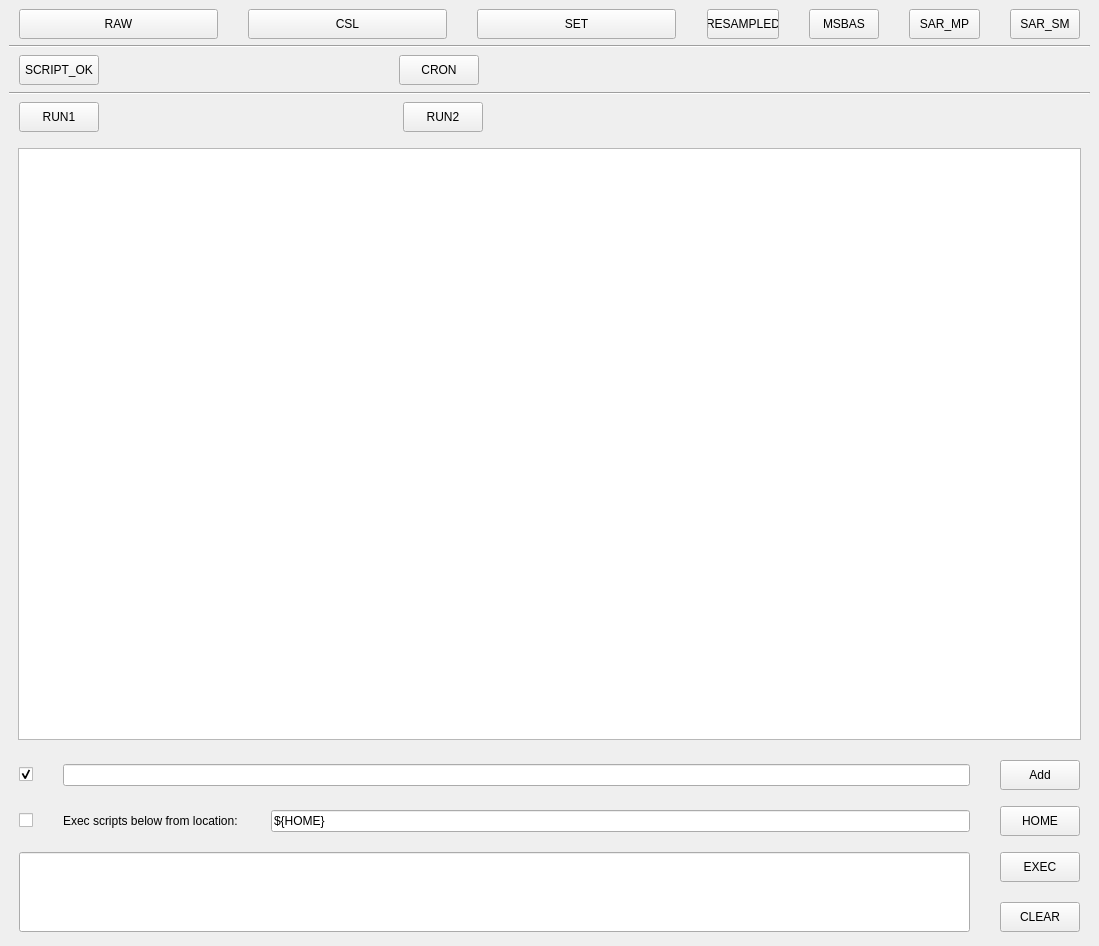
<?xml version="1.0" encoding="UTF-8"?>
<ui version="4.0">
 <class>MainWindow</class>
 <widget class="QMainWindow" name="MainWindow">
  <property name="geometry">
   <rect>
    <x>0</x>
    <y>0</y>
    <width>1099</width>
    <height>946</height>
   </rect>
  </property>
  <property name="windowTitle">
   <string>MainWindow</string>
  </property>
  <widget class="QWidget" name="centralWidget">
   <layout class="QVBoxLayout" name="verticalLayout_2">
    <item>
     <layout class="QHBoxLayout" name="horizontalLayout" stretch="0,0,0,0,0,0,0,0,0,0,0,0,0">
      <property name="spacing">
       <number>0</number>
      </property>
      <property name="sizeConstraint">
       <enum>QLayout::SetMaximumSize</enum>
      </property>
      <property name="leftMargin">
       <number>10</number>
      </property>
      <property name="topMargin">
       <number>0</number>
      </property>
      <property name="rightMargin">
       <number>10</number>
      </property>
      <property name="bottomMargin">
       <number>0</number>
      </property>
      <item>
       <widget class="QPushButton" name="pushButton_RAW">
        <property name="sizePolicy">
         <sizepolicy hsizetype="Minimum" vsizetype="Minimum">
          <horstretch>0</horstretch>
          <verstretch>0</verstretch>
         </sizepolicy>
        </property>
        <property name="minimumSize">
         <size>
          <width>199</width>
          <height>30</height>
         </size>
        </property>
        <property name="text">
         <string>RAW</string>
        </property>
       </widget>
      </item>
      <item>
       <spacer name="horizontalSpacer_2">
        <property name="orientation">
         <enum>Qt::Horizontal</enum>
        </property>
        <property name="sizeHint" stdset="0">
         <size>
          <width>40</width>
          <height>20</height>
         </size>
        </property>
       </spacer>
      </item>
      <item>
       <widget class="QPushButton" name="pushButton_CSL">
        <property name="sizePolicy">
         <sizepolicy hsizetype="Minimum" vsizetype="Minimum">
          <horstretch>0</horstretch>
          <verstretch>0</verstretch>
         </sizepolicy>
        </property>
        <property name="minimumSize">
         <size>
          <width>199</width>
          <height>30</height>
         </size>
        </property>
        <property name="text">
         <string>CSL</string>
        </property>
       </widget>
      </item>
      <item>
       <spacer name="horizontalSpacer_3">
        <property name="orientation">
         <enum>Qt::Horizontal</enum>
        </property>
        <property name="sizeHint" stdset="0">
         <size>
          <width>40</width>
          <height>20</height>
         </size>
        </property>
       </spacer>
      </item>
      <item>
       <widget class="QPushButton" name="pushButton_SET">
        <property name="sizePolicy">
         <sizepolicy hsizetype="Minimum" vsizetype="Minimum">
          <horstretch>0</horstretch>
          <verstretch>0</verstretch>
         </sizepolicy>
        </property>
        <property name="minimumSize">
         <size>
          <width>199</width>
          <height>30</height>
         </size>
        </property>
        <property name="text">
         <string>SET</string>
        </property>
       </widget>
      </item>
      <item>
       <spacer name="horizontalSpacer_4">
        <property name="orientation">
         <enum>Qt::Horizontal</enum>
        </property>
        <property name="sizeHint" stdset="0">
         <size>
          <width>40</width>
          <height>20</height>
         </size>
        </property>
       </spacer>
      </item>
      <item>
       <widget class="QPushButton" name="pushButton_RESAMPLED">
        <property name="sizePolicy">
         <sizepolicy hsizetype="Minimum" vsizetype="Minimum">
          <horstretch>0</horstretch>
          <verstretch>0</verstretch>
         </sizepolicy>
        </property>
        <property name="minimumSize">
         <size>
          <width>60</width>
          <height>30</height>
         </size>
        </property>
        <property name="text">
         <string>RESAMPLED</string>
        </property>
       </widget>
      </item>
      <item>
       <spacer name="horizontalSpacer_5">
        <property name="orientation">
         <enum>Qt::Horizontal</enum>
        </property>
        <property name="sizeHint" stdset="0">
         <size>
          <width>40</width>
          <height>20</height>
         </size>
        </property>
       </spacer>
      </item>
      <item>
       <widget class="QPushButton" name="pushButton_MSBAS">
        <property name="sizePolicy">
         <sizepolicy hsizetype="Minimum" vsizetype="Minimum">
          <horstretch>0</horstretch>
          <verstretch>0</verstretch>
         </sizepolicy>
        </property>
        <property name="minimumSize">
         <size>
          <width>60</width>
          <height>30</height>
         </size>
        </property>
        <property name="text">
         <string>MSBAS</string>
        </property>
       </widget>
      </item>
      <item>
       <spacer name="horizontalSpacer_6">
        <property name="orientation">
         <enum>Qt::Horizontal</enum>
        </property>
        <property name="sizeHint" stdset="0">
         <size>
          <width>40</width>
          <height>20</height>
         </size>
        </property>
       </spacer>
      </item>
      <item>
       <widget class="QPushButton" name="pushButton_SAR_MP">
        <property name="sizePolicy">
         <sizepolicy hsizetype="Minimum" vsizetype="Minimum">
          <horstretch>0</horstretch>
          <verstretch>0</verstretch>
         </sizepolicy>
        </property>
        <property name="minimumSize">
         <size>
          <width>60</width>
          <height>30</height>
         </size>
        </property>
        <property name="text">
         <string>SAR_MP</string>
        </property>
       </widget>
      </item>
      <item>
       <spacer name="horizontalSpacer">
        <property name="orientation">
         <enum>Qt::Horizontal</enum>
        </property>
        <property name="sizeHint" stdset="0">
         <size>
          <width>40</width>
          <height>20</height>
         </size>
        </property>
       </spacer>
      </item>
      <item>
       <widget class="QPushButton" name="pushButton_SAR_SM">
        <property name="sizePolicy">
         <sizepolicy hsizetype="Minimum" vsizetype="Minimum">
          <horstretch>0</horstretch>
          <verstretch>0</verstretch>
         </sizepolicy>
        </property>
        <property name="minimumSize">
         <size>
          <width>60</width>
          <height>30</height>
         </size>
        </property>
        <property name="text">
         <string>SAR_SM</string>
        </property>
       </widget>
      </item>
     </layout>
    </item>
    <item>
     <widget class="Line" name="line">
      <property name="orientation">
       <enum>Qt::Horizontal</enum>
      </property>
     </widget>
    </item>
    <item>
     <layout class="QHBoxLayout" name="horizontalLayout_8">
      <property name="spacing">
       <number>0</number>
      </property>
      <property name="leftMargin">
       <number>10</number>
      </property>
      <property name="topMargin">
       <number>1</number>
      </property>
      <property name="rightMargin">
       <number>10</number>
      </property>
      <property name="bottomMargin">
       <number>1</number>
      </property>
      <item>
       <widget class="QPushButton" name="pushButton_SCRIPT_OK">
        <property name="sizePolicy">
         <sizepolicy hsizetype="Minimum" vsizetype="Minimum">
          <horstretch>0</horstretch>
          <verstretch>0</verstretch>
         </sizepolicy>
        </property>
        <property name="minimumSize">
         <size>
          <width>60</width>
          <height>30</height>
         </size>
        </property>
        <property name="text">
         <string>SCRIPT_OK</string>
        </property>
        <property name="iconSize">
         <size>
          <width>50</width>
          <height>50</height>
         </size>
        </property>
        <property name="autoDefault">
         <bool>false</bool>
        </property>
        <property name="flat">
         <bool>false</bool>
        </property>
       </widget>
      </item>
      <item>
       <spacer name="horizontalSpacer_7">
        <property name="orientation">
         <enum>Qt::Horizontal</enum>
        </property>
        <property name="sizeHint" stdset="0">
         <size>
          <width>40</width>
          <height>20</height>
         </size>
        </property>
       </spacer>
      </item>
      <item>
       <widget class="QPushButton" name="pushButton_CRON">
        <property name="sizePolicy">
         <sizepolicy hsizetype="Minimum" vsizetype="Minimum">
          <horstretch>0</horstretch>
          <verstretch>0</verstretch>
         </sizepolicy>
        </property>
        <property name="minimumSize">
         <size>
          <width>60</width>
          <height>30</height>
         </size>
        </property>
        <property name="text">
         <string>CRON</string>
        </property>
        <property name="iconSize">
         <size>
          <width>50</width>
          <height>50</height>
         </size>
        </property>
        <property name="autoDefault">
         <bool>false</bool>
        </property>
        <property name="flat">
         <bool>false</bool>
        </property>
       </widget>
      </item>
      <item>
       <spacer name="horizontalSpacer_12">
        <property name="orientation">
         <enum>Qt::Horizontal</enum>
        </property>
        <property name="sizeHint" stdset="0">
         <size>
          <width>40</width>
          <height>20</height>
         </size>
        </property>
       </spacer>
      </item>
      <item>
       <spacer name="horizontalSpacer_10">
        <property name="orientation">
         <enum>Qt::Horizontal</enum>
        </property>
        <property name="sizeHint" stdset="0">
         <size>
          <width>40</width>
          <height>20</height>
         </size>
        </property>
       </spacer>
      </item>
     </layout>
    </item>
    <item>
     <widget class="Line" name="line_2">
      <property name="orientation">
       <enum>Qt::Horizontal</enum>
      </property>
     </widget>
    </item>
    <item>
     <layout class="QHBoxLayout" name="horizontalLayout_9">
      <property name="spacing">
       <number>0</number>
      </property>
      <property name="leftMargin">
       <number>10</number>
      </property>
      <property name="topMargin">
       <number>1</number>
      </property>
      <property name="bottomMargin">
       <number>1</number>
      </property>
      <item>
       <widget class="QPushButton" name="pushButton_RUN1">
        <property name="sizePolicy">
         <sizepolicy hsizetype="Minimum" vsizetype="Minimum">
          <horstretch>0</horstretch>
          <verstretch>0</verstretch>
         </sizepolicy>
        </property>
        <property name="minimumSize">
         <size>
          <width>60</width>
          <height>30</height>
         </size>
        </property>
        <property name="text">
         <string>RUN1</string>
        </property>
        <property name="iconSize">
         <size>
          <width>25</width>
          <height>25</height>
         </size>
        </property>
       </widget>
      </item>
      <item>
       <spacer name="horizontalSpacer_8">
        <property name="orientation">
         <enum>Qt::Horizontal</enum>
        </property>
        <property name="sizeHint" stdset="0">
         <size>
          <width>40</width>
          <height>20</height>
         </size>
        </property>
       </spacer>
      </item>
      <item>
       <widget class="QPushButton" name="pushButton_RUN2">
        <property name="sizePolicy">
         <sizepolicy hsizetype="Minimum" vsizetype="Minimum">
          <horstretch>0</horstretch>
          <verstretch>0</verstretch>
         </sizepolicy>
        </property>
        <property name="minimumSize">
         <size>
          <width>60</width>
          <height>30</height>
         </size>
        </property>
        <property name="text">
         <string>RUN2</string>
        </property>
        <property name="iconSize">
         <size>
          <width>25</width>
          <height>25</height>
         </size>
        </property>
       </widget>
      </item>
      <item>
       <spacer name="horizontalSpacer_11">
        <property name="orientation">
         <enum>Qt::Horizontal</enum>
        </property>
        <property name="sizeHint" stdset="0">
         <size>
          <width>40</width>
          <height>20</height>
         </size>
        </property>
       </spacer>
      </item>
      <item>
       <spacer name="horizontalSpacer_9">
        <property name="orientation">
         <enum>Qt::Horizontal</enum>
        </property>
        <property name="sizeHint" stdset="0">
         <size>
          <width>40</width>
          <height>20</height>
         </size>
        </property>
       </spacer>
      </item>
     </layout>
    </item>
    <item>
     <widget class="QStackedWidget" name="stackedWidget">
      <widget class="QWidget" name="tab_RAW">
       <layout class="QHBoxLayout" name="horizontalLayout_5">
        <item>
         <widget class="QColumnView" name="columnView_RAW">
          <property name="sizePolicy">
           <sizepolicy hsizetype="Expanding" vsizetype="Expanding">
            <horstretch>0</horstretch>
            <verstretch>0</verstretch>
           </sizepolicy>
          </property>
          <property name="minimumSize">
           <size>
            <width>0</width>
            <height>0</height>
           </size>
          </property>
         </widget>
        </item>
       </layout>
      </widget>
      <widget class="QWidget" name="tab_CSL">
       <layout class="QHBoxLayout" name="horizontalLayout_6">
        <item>
         <widget class="QColumnView" name="columnView_CSL"/>
        </item>
       </layout>
      </widget>
      <widget class="QWidget" name="tab_SET">
       <layout class="QHBoxLayout" name="horizontalLayout_7">
        <item>
         <widget class="QColumnView" name="columnView_SET"/>
        </item>
       </layout>
      </widget>
     </widget>
    </item>
    <item>
     <layout class="QHBoxLayout" name="horizontalLayout_3">
      <property name="spacing">
       <number>30</number>
      </property>
      <property name="leftMargin">
       <number>10</number>
      </property>
      <property name="topMargin">
       <number>5</number>
      </property>
      <property name="rightMargin">
       <number>10</number>
      </property>
      <property name="bottomMargin">
       <number>5</number>
      </property>
      <item>
       <widget class="QCheckBox" name="checkBox_ADD">
        <property name="text">
         <string/>
        </property>
        <property name="checked">
         <bool>true</bool>
        </property>
       </widget>
      </item>
      <item>
       <widget class="QLineEdit" name="lineEdit_INPUT"/>
      </item>
      <item>
       <widget class="QPushButton" name="pushButton_ADD">
        <property name="sizePolicy">
         <sizepolicy hsizetype="Minimum" vsizetype="Minimum">
          <horstretch>0</horstretch>
          <verstretch>0</verstretch>
         </sizepolicy>
        </property>
        <property name="minimumSize">
         <size>
          <width>60</width>
          <height>30</height>
         </size>
        </property>
        <property name="text">
         <string>Add</string>
        </property>
       </widget>
      </item>
     </layout>
    </item>
    <item>
     <layout class="QHBoxLayout" name="horizontalLayout_4">
      <property name="spacing">
       <number>30</number>
      </property>
      <property name="leftMargin">
       <number>10</number>
      </property>
      <property name="topMargin">
       <number>5</number>
      </property>
      <property name="rightMargin">
       <number>10</number>
      </property>
      <property name="bottomMargin">
       <number>5</number>
      </property>
      <item>
       <widget class="QCheckBox" name="checkBox_FROM">
        <property name="text">
         <string/>
        </property>
       </widget>
      </item>
      <item>
       <widget class="QLabel" name="label_FROM">
        <property name="text">
         <string>Exec scripts below from location: </string>
        </property>
       </widget>
      </item>
      <item>
       <widget class="QLineEdit" name="lineEdit_FROM">
        <property name="text">
         <string>${HOME}</string>
        </property>
        <property name="clearButtonEnabled">
         <bool>false</bool>
        </property>
       </widget>
      </item>
      <item>
       <widget class="QPushButton" name="pushButton_HOME">
        <property name="sizePolicy">
         <sizepolicy hsizetype="Minimum" vsizetype="Minimum">
          <horstretch>0</horstretch>
          <verstretch>0</verstretch>
         </sizepolicy>
        </property>
        <property name="minimumSize">
         <size>
          <width>60</width>
          <height>30</height>
         </size>
        </property>
        <property name="text">
         <string>HOME</string>
        </property>
       </widget>
      </item>
     </layout>
    </item>
    <item>
     <layout class="QHBoxLayout" name="horizontalLayout_2">
      <property name="spacing">
       <number>30</number>
      </property>
      <property name="leftMargin">
       <number>10</number>
      </property>
      <property name="topMargin">
       <number>5</number>
      </property>
      <property name="rightMargin">
       <number>10</number>
      </property>
      <property name="bottomMargin">
       <number>5</number>
      </property>
      <item>
       <widget class="QLineEdit" name="lineEdit_CMD">
        <property name="minimumSize">
         <size>
          <width>0</width>
          <height>80</height>
         </size>
        </property>
       </widget>
      </item>
      <item>
       <layout class="QVBoxLayout" name="verticalLayout">
        <property name="spacing">
         <number>0</number>
        </property>
        <item>
         <widget class="QPushButton" name="pushButton_EXEC">
          <property name="sizePolicy">
           <sizepolicy hsizetype="Minimum" vsizetype="Minimum">
            <horstretch>0</horstretch>
            <verstretch>0</verstretch>
           </sizepolicy>
          </property>
          <property name="minimumSize">
           <size>
            <width>60</width>
            <height>30</height>
           </size>
          </property>
          <property name="text">
           <string>EXEC</string>
          </property>
         </widget>
        </item>
        <item>
         <spacer name="verticalSpacer">
          <property name="orientation">
           <enum>Qt::Vertical</enum>
          </property>
          <property name="sizeType">
           <enum>QSizePolicy::Preferred</enum>
          </property>
          <property name="sizeHint" stdset="0">
           <size>
            <width>20</width>
            <height>20</height>
           </size>
          </property>
         </spacer>
        </item>
        <item>
         <widget class="QPushButton" name="pushButton_CLEAR">
          <property name="sizePolicy">
           <sizepolicy hsizetype="Minimum" vsizetype="Minimum">
            <horstretch>0</horstretch>
            <verstretch>0</verstretch>
           </sizepolicy>
          </property>
          <property name="minimumSize">
           <size>
            <width>60</width>
            <height>30</height>
           </size>
          </property>
          <property name="text">
           <string>CLEAR</string>
          </property>
         </widget>
        </item>
       </layout>
      </item>
     </layout>
    </item>
   </layout>
  </widget>
 </widget>
 <resources/>
 <connections/>
</ui>
